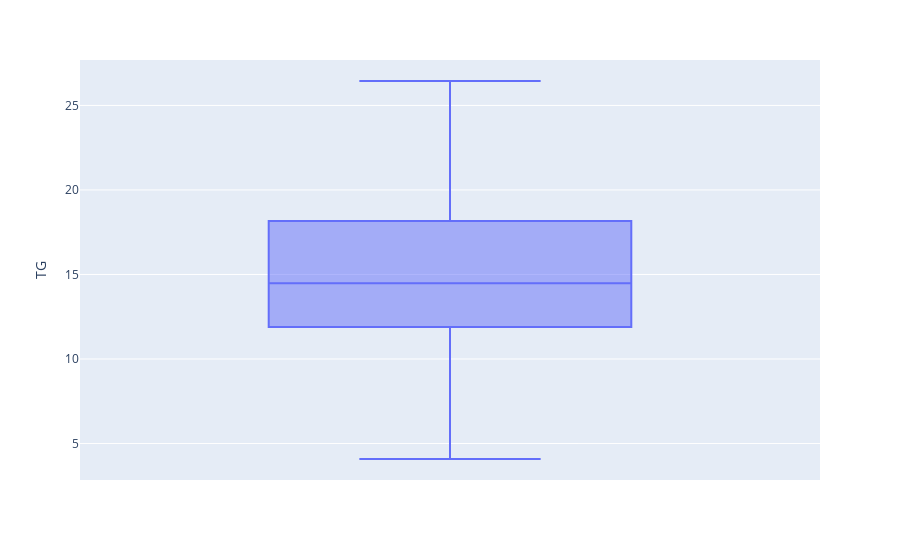

Notebook code cell kept with this figure:
### Code cell
fig = px.box(Summer_data, y="TG")
fig.show()

### Figure 1 — Plotly figure (JSON) as saved in the notebook; plotly's stock layout.template omitted (floating-point values rounded to 4 significant figures; data arrays with more than 128 entries replaced by an {"elided": "..."} marker saying what was removed)
{"data": [{"alignmentgroup": "True", "hovertemplate": "TG=%{y}<extra></extra>", "legendgroup": "", "marker": {"color": "#636efa"}, "name": "", "notched": false, "offsetgroup": "", "orientation": "v", "showlegend": false, "type": "box", "x0": " ", "xaxis": "x", "y": {"elided": "866 float values"}, "y0": " ", "yaxis": "y"}], "layout": {"boxmode": "group", "legend": {"tracegroupgap": 0}, "margin": {"t": 60}, "xaxis": {"anchor": "y", "domain": [0, 1]}, "yaxis": {"anchor": "x", "domain": [0, 1], "title": {"text": "TG"}}}}
